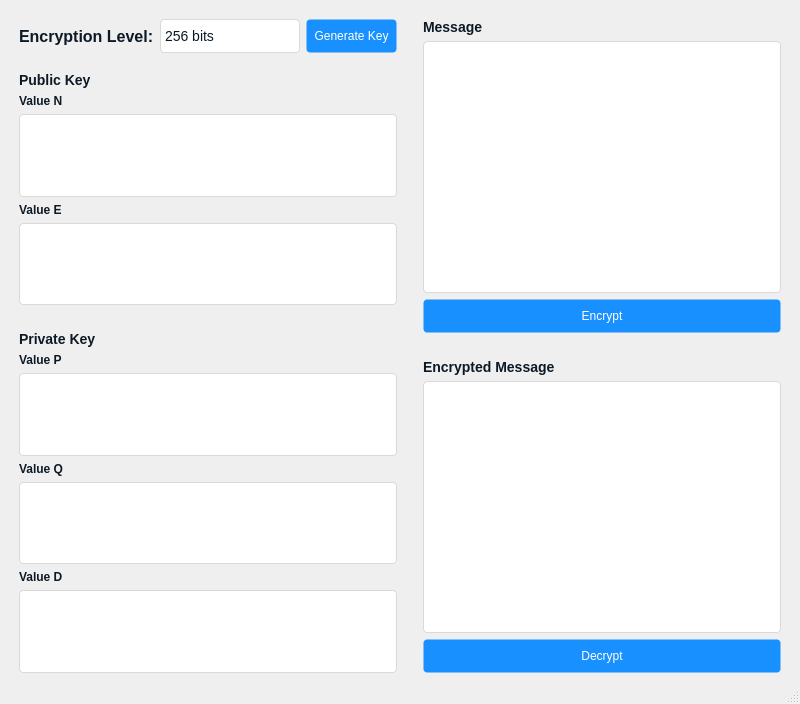
<?xml version="1.0" encoding="UTF-8"?>
<ui version="4.0">
 <class>window</class>
 <widget class="QMainWindow" name="window">
  <property name="geometry">
   <rect>
    <x>0</x>
    <y>0</y>
    <width>800</width>
    <height>704</height>
   </rect>
  </property>
  <property name="cursor">
   <cursorShape>ArrowCursor</cursorShape>
  </property>
  <property name="windowTitle">
   <string>RSA</string>
  </property>
  <property name="styleSheet">
   <string notr="true">QTabWidget::pane {
    border-top: 1px solid #C2C7CB;
}

QTabWidget::tab-bar {
    left: 5px;
}

QTabBar::tab {
    background: qlineargradient(x1: 0, y1: 0, x2: 0, y2: 1, stop: 0 #E1E1E1, stop: 0.4 #DDDDDD, stop: 0.5 #D8D8D8, stop: 1.0 #D3D3D3);
    border: 2px solid #C4C4C3;
    border-bottom-color: #C2C7CB;
    border-top-left-radius: 4px;
    border-top-right-radius: 4px;
    min-width: 8ex;
    padding: 3px;
}

QTabBar::tab:selected,
QTabBar::tab:hover {
    background: qlineargradient(x1: 0, y1: 0, x2: 0, y2: 1, stop: 0 #fafafa, stop: 0.4 #f4f4f4, stop: 0.5 #e7e7e7, stop: 1.0 #fafafa);
}

QTabBar::tab:selected {
    border-color: #9B9B9B;
    border-bottom-color: #C2C7CB;
}

QTabBar::tab:!selected {
    margin-top: 2px;
}

QTextBrowser,
QTextEdit {
    color: rgba(0, 0, 0, 0.65);
    font-size: 14px;
    line-height: 1.5;
    background-color: #fff;
    border: 1px solid #d9d9d9;
    border-radius: 4px;
}

QLabel {
    font-family: -apple-system, BlinkMacSystemFont, 'Segoe UI', 'PingFang SC', 'Hiragino Sans GB', 'Microsoft YaHei', 'Helvetica Neue', Helvetica, Arial, sans-serif, 'Apple Color Emoji', 'Segoe UI Emoji', 'Segoe UI Symbol';
    color: #0d1a26;
    font-weight: 500;
}

QPushButton {
    color: #fff;
    background-color: #1890ff;
    border-color: #1890ff;
    border: 1px solid transparent;
    border-radius: 4px;
    line-height: 1.5;
    font-weight: 400;
    white-space: nowrap;
    height: 32px;
}

QComboBox,
QAbstractItemView {
    background-color: #fff;
    border: 1px solid #d9d9d9;
    border-top-width: 1.02px;
    border-radius: 4px;
    outline: none;
    line-height: 1.5;
    font-size: 14px;
    width: 120px;
    height: 32px;
    font-family: -apple-system, BlinkMacSystemFont, 'Segoe UI', 'PingFang SC', 'Hiragino Sans GB', 'Microsoft YaHei', 'Helvetica Neue', Helvetica, Arial, sans-serif, 'Apple Color Emoji', 'Segoe UI Emoji', 'Segoe UI Symbol';
    color: #0d1a26;
    font-weight: 250;
}

QComboBox::down-arrow {
    height: 12px;
    width: 12px;
    margin-right: 10px;
    image: url(:/image/down.svg);
}

QComboBox::drop-down {
    border-style: none;
}

QListView::item:hover,
QListView::item:selected {
    color: #fff;
    background: #1890ff;
}</string>
  </property>
  <widget class="QWidget" name="centralwidget">
   <layout class="QGridLayout" name="gridLayout">
    <item row="0" column="0">
     <spacer name="windowHorizontalSpacer">
      <property name="orientation">
       <enum>Qt::Horizontal</enum>
      </property>
      <property name="sizeHint" stdset="0">
       <size>
        <width>40</width>
        <height>10</height>
       </size>
      </property>
     </spacer>
    </item>
    <item row="1" column="0">
     <layout class="QHBoxLayout" name="horizontalLayout">
      <item>
       <spacer name="leftVerticalSpacer">
        <property name="orientation">
         <enum>Qt::Vertical</enum>
        </property>
        <property name="sizeHint" stdset="0">
         <size>
          <width>10</width>
          <height>40</height>
         </size>
        </property>
       </spacer>
      </item>
      <item>
       <layout class="QVBoxLayout" name="keyVerticalLayout">
        <property name="leftMargin">
         <number>0</number>
        </property>
        <item>
         <layout class="QHBoxLayout" name="encryptHorizontalLayout">
          <item>
           <widget class="QLabel" name="encryptionLevelLabel">
            <property name="layoutDirection">
             <enum>Qt::LeftToRight</enum>
            </property>
            <property name="styleSheet">
             <string notr="true">QLabel {
    font-size: 16px;
}</string>
            </property>
            <property name="text">
             <string>Encryption Level:</string>
            </property>
           </widget>
          </item>
          <item>
           <widget class="QComboBox" name="levelComboBox">
            <property name="cursor">
             <cursorShape>ArrowCursor</cursorShape>
            </property>
            <property name="styleSheet">
             <string notr="true"/>
            </property>
            <property name="sizeAdjustPolicy">
             <enum>QComboBox::AdjustToContentsOnFirstShow</enum>
            </property>
            <item>
             <property name="text">
              <string>256 bits</string>
             </property>
            </item>
            <item>
             <property name="text">
              <string>512 bits</string>
             </property>
            </item>
            <item>
             <property name="text">
              <string>768 bits</string>
             </property>
            </item>
            <item>
             <property name="text">
              <string>1024 bits</string>
             </property>
            </item>
            <item>
             <property name="text">
              <string>2048 bits</string>
             </property>
            </item>
            <item>
             <property name="text">
              <string>4096 bits</string>
             </property>
            </item>
           </widget>
          </item>
          <item>
           <widget class="QPushButton" name="generateButton">
            <property name="styleSheet">
             <string notr="true"/>
            </property>
            <property name="text">
             <string>Generate Key</string>
            </property>
           </widget>
          </item>
         </layout>
        </item>
        <item>
         <spacer name="publicKeyHorizontalSpacer">
          <property name="orientation">
           <enum>Qt::Horizontal</enum>
          </property>
          <property name="sizeHint" stdset="0">
           <size>
            <width>40</width>
            <height>13</height>
           </size>
          </property>
         </spacer>
        </item>
        <item>
         <widget class="QLabel" name="publicKeyLabel">
          <property name="styleSheet">
           <string notr="true">QLabel {
    font-size: 14px;
}</string>
          </property>
          <property name="text">
           <string>Public Key</string>
          </property>
         </widget>
        </item>
        <item>
         <widget class="QLabel" name="nLabel">
          <property name="styleSheet">
           <string notr="true">QLabel {
    font-size: 12px;
}</string>
          </property>
          <property name="text">
           <string>Value N</string>
          </property>
         </widget>
        </item>
        <item>
         <widget class="QTextBrowser" name="nTextBrowser">
          <property name="html">
           <string>&lt;!DOCTYPE HTML PUBLIC &quot;-//W3C//DTD HTML 4.0//EN&quot; &quot;http://www.w3.org/TR/REC-html40/strict.dtd&quot;&gt;
&lt;html&gt;&lt;head&gt;&lt;meta name=&quot;qrichtext&quot; content=&quot;1&quot; /&gt;&lt;style type=&quot;text/css&quot;&gt;
p, li { white-space: pre-wrap; }
&lt;/style&gt;&lt;/head&gt;&lt;body style=&quot; font-family:'SimSun'; font-size:14px; font-weight:400; font-style:normal;&quot;&gt;
&lt;p style=&quot;-qt-paragraph-type:empty; margin-top:0px; margin-bottom:0px; margin-left:0px; margin-right:0px; -qt-block-indent:0; text-indent:0px; font-family:'SimSun'; font-size:9pt;&quot;&gt;&lt;br /&gt;&lt;/p&gt;&lt;/body&gt;&lt;/html&gt;</string>
          </property>
         </widget>
        </item>
        <item>
         <widget class="QLabel" name="eLabel">
          <property name="styleSheet">
           <string notr="true">QLabel {
    font-size: 12px;
}</string>
          </property>
          <property name="text">
           <string>Value E</string>
          </property>
         </widget>
        </item>
        <item>
         <widget class="QTextBrowser" name="eTextBrowser"/>
        </item>
        <item>
         <spacer name="privateKeyHorizontalSpacer">
          <property name="orientation">
           <enum>Qt::Horizontal</enum>
          </property>
          <property name="sizeHint" stdset="0">
           <size>
            <width>40</width>
            <height>20</height>
           </size>
          </property>
         </spacer>
        </item>
        <item>
         <widget class="QLabel" name="privateKeyLabel">
          <property name="styleSheet">
           <string notr="true">QLabel {
    font-size: 14px;
}</string>
          </property>
          <property name="lineWidth">
           <number>1</number>
          </property>
          <property name="midLineWidth">
           <number>0</number>
          </property>
          <property name="text">
           <string>Private Key</string>
          </property>
          <property name="alignment">
           <set>Qt::AlignLeading|Qt::AlignLeft|Qt::AlignVCenter</set>
          </property>
          <property name="margin">
           <number>0</number>
          </property>
         </widget>
        </item>
        <item>
         <widget class="QLabel" name="pLabel">
          <property name="styleSheet">
           <string notr="true">QLabel {
    font-size: 12px;
}</string>
          </property>
          <property name="text">
           <string>Value P</string>
          </property>
         </widget>
        </item>
        <item>
         <widget class="QTextBrowser" name="pTextBrowser"/>
        </item>
        <item>
         <widget class="QLabel" name="qLabel">
          <property name="styleSheet">
           <string notr="true">QLabel {
    font-size: 12px;
}</string>
          </property>
          <property name="text">
           <string>Value Q</string>
          </property>
         </widget>
        </item>
        <item>
         <widget class="QTextBrowser" name="qTextBrowser"/>
        </item>
        <item>
         <widget class="QLabel" name="dLabel">
          <property name="styleSheet">
           <string notr="true">QLabel {
    font-size: 12px;
}</string>
          </property>
          <property name="text">
           <string>Value D</string>
          </property>
         </widget>
        </item>
        <item>
         <widget class="QTextBrowser" name="dTextBrowser"/>
        </item>
       </layout>
      </item>
      <item>
       <layout class="QVBoxLayout" name="messageVerticalLayout">
        <property name="leftMargin">
         <number>20</number>
        </property>
        <item>
         <widget class="QLabel" name="messageLabel">
          <property name="styleSheet">
           <string notr="true">QLabel {
    font-size: 14px;
}</string>
          </property>
          <property name="text">
           <string>Message</string>
          </property>
         </widget>
        </item>
        <item>
         <widget class="QTextEdit" name="messageTextEdit">
          <property name="styleSheet">
           <string notr="true">QTextEdit {
    
}</string>
          </property>
         </widget>
        </item>
        <item>
         <widget class="QPushButton" name="encryptPushButton">
          <property name="cursor">
           <cursorShape>ArrowCursor</cursorShape>
          </property>
          <property name="text">
           <string>Encrypt</string>
          </property>
         </widget>
        </item>
        <item>
         <spacer name="messageHorizontalSpacer">
          <property name="orientation">
           <enum>Qt::Horizontal</enum>
          </property>
          <property name="sizeHint" stdset="0">
           <size>
            <width>40</width>
            <height>20</height>
           </size>
          </property>
         </spacer>
        </item>
        <item>
         <widget class="QLabel" name="encryptedMessageLabel">
          <property name="styleSheet">
           <string notr="true">QLabel {
    font-size: 14px;
}</string>
          </property>
          <property name="text">
           <string>Encrypted Message</string>
          </property>
         </widget>
        </item>
        <item>
         <widget class="QTextEdit" name="encryptedMessageTextEdit"/>
        </item>
        <item>
         <widget class="QPushButton" name="decryptPushButton">
          <property name="text">
           <string>Decrypt</string>
          </property>
         </widget>
        </item>
       </layout>
      </item>
      <item>
       <spacer name="rightVerticalSpacer">
        <property name="orientation">
         <enum>Qt::Vertical</enum>
        </property>
        <property name="sizeHint" stdset="0">
         <size>
          <width>10</width>
          <height>40</height>
         </size>
        </property>
       </spacer>
      </item>
     </layout>
    </item>
   </layout>
  </widget>
  <widget class="QMenuBar" name="menubar">
   <property name="geometry">
    <rect>
     <x>0</x>
     <y>0</y>
     <width>800</width>
     <height>23</height>
    </rect>
   </property>
  </widget>
  <widget class="QStatusBar" name="statusbar"/>
 </widget>
 <resources/>
 <connections/>
</ui>
